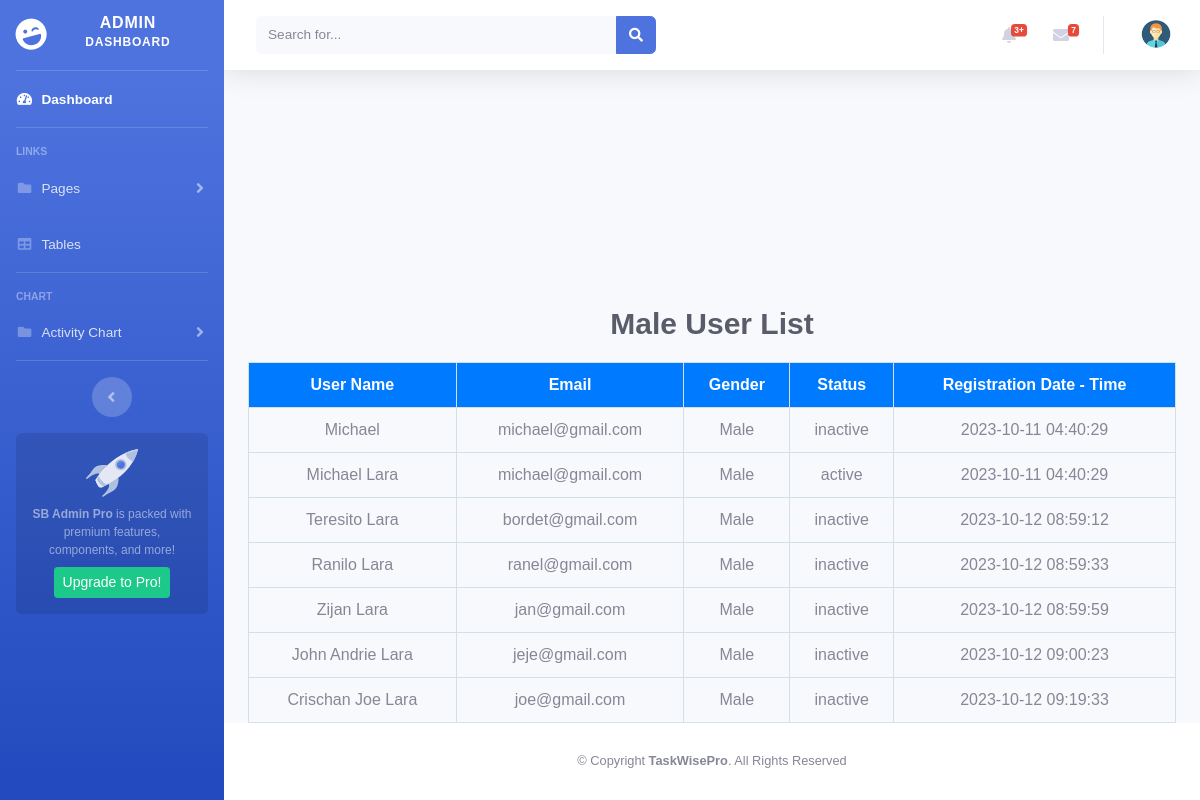
Page /adminpage/male.php on the earlier database version.
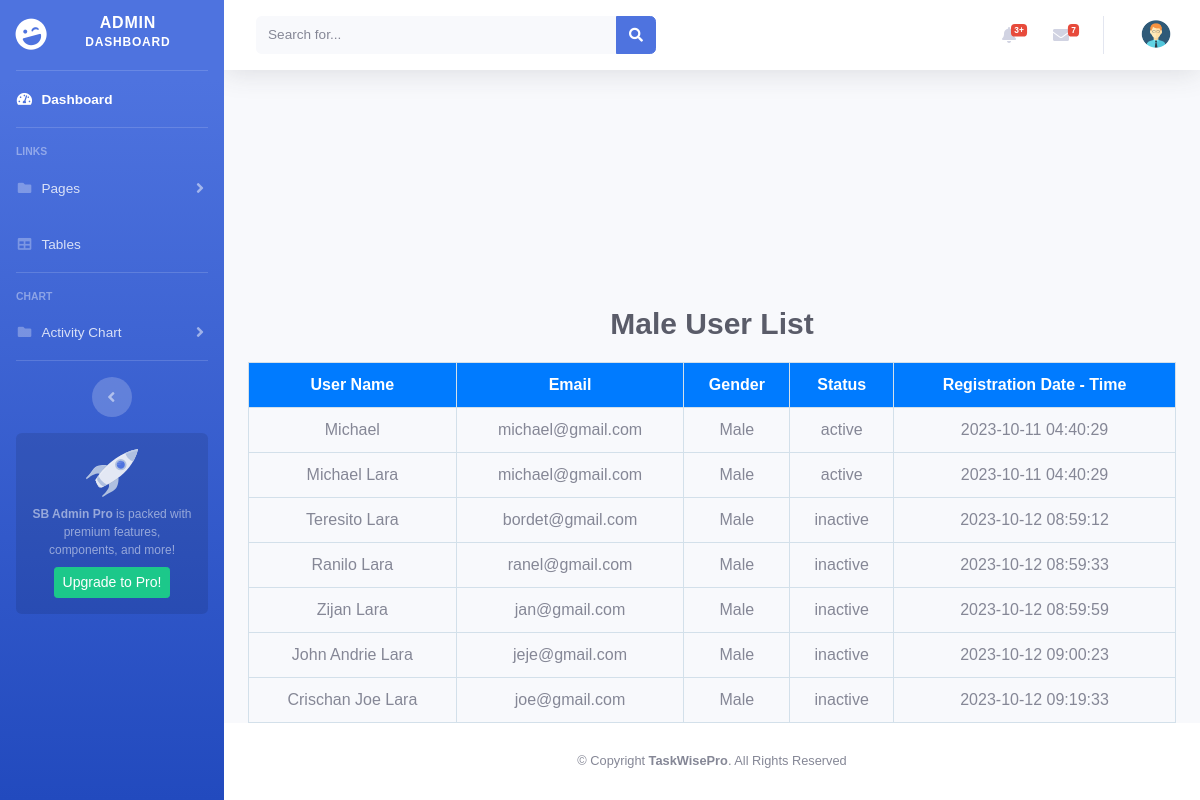
Same page on the later database version.
### tables this page shows
CREATE TABLE `user_form` (
  `id` int(11) NOT NULL,
  `name` varchar(255) NOT NULL,
  `email` varchar(255) NOT NULL,
  `password` varchar(255) NOT NULL,
  `user_type` varchar(255) NOT NULL DEFAULT 'user',
  `gender` enum('Male','Female') NOT NULL,
  `status` varchar(8) NOT NULL DEFAULT 'inactive',
  `registration_datetime` timestamp NOT NULL DEFAULT current_timestamp()
);

### adminpage/male.php (the view, shortened to what this page needs)
<?php include_once('include/header.php'); ?>
<!DOCTYPE html>
<html>
<head>
</head>
<body>
    <?php
    $conn = mysqli_connect(DB_HOST, DB_USER, DB_PASSWORD, DB_NAME);
    ?>
    <div class="container">
        <h1 class="blue-text">Male User List</h1>
        <table class="activity-table">
            <thead>
                <tr>
                    <th>User Name</th>
                    <th>Email</th>
                    <th>Gender</th>
                    <th>Status</th>
                    <th>Registration Date - Time</th>
                </tr>
            </thead>
            <tbody>
                <?php
               $query = "SELECT * FROM user_form WHERE gender = 'Male'";
               $result = mysqli_query($conn, $query);
                while ($row = mysqli_fetch_assoc($result)) {
                    echo '<tr>';
                    echo '<td>' . $row['name'] . '</td>';
                    echo '<td>' . $row['email'] . '</td>';
                    echo '<td>' . $row['gender'] . '</td>';
                    echo '<td>' . $row['status'] . '</td>';
                    echo '<td>' . $row['registration_datetime'] . '</td>';
                    echo '</tr>';
                }
                ?>
            </tbody>
        </table>
    </div>
    <?php include_once('include/footer.php'); ?>
</body>
</html>

Differences in the rows shown:
changed user_form "Michael": status "inactive" → "active"
